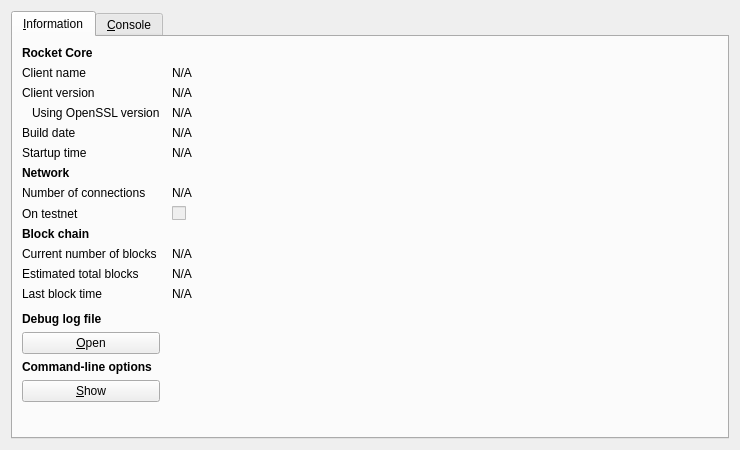
<?xml version="1.0" encoding="UTF-8"?>
<ui version="4.0">
 <class>RPCConsole</class>
 <widget class="QDialog" name="RPCConsole">
  <property name="geometry">
   <rect>
    <x>0</x>
    <y>0</y>
    <width>740</width>
    <height>450</height>
   </rect>
  </property>
  <property name="windowTitle">
   <string>Rocket - Debug window</string>
  </property>
  <layout class="QVBoxLayout" name="verticalLayout_2">
   <item>
    <widget class="QTabWidget" name="tabWidget">
     <property name="currentIndex">
      <number>0</number>
     </property>
     <widget class="QWidget" name="tab_info">
      <attribute name="title">
       <string>&amp;Information</string>
      </attribute>
      <layout class="QGridLayout" name="gridLayout" columnstretch="0,1">
       <property name="horizontalSpacing">
        <number>12</number>
       </property>
       <item row="0" column="0">
        <widget class="QLabel" name="label_9">
         <property name="font">
          <font>
           <weight>75</weight>
           <bold>true</bold>
          </font>
         </property>
         <property name="text">
          <string>Rocket Core</string>
         </property>
        </widget>
       </item>
       <item row="1" column="0">
        <widget class="QLabel" name="label_5">
         <property name="text">
          <string>Client name</string>
         </property>
        </widget>
       </item>
       <item row="1" column="1">
        <widget class="QLabel" name="clientName">
         <property name="cursor">
          <cursorShape>IBeamCursor</cursorShape>
         </property>
         <property name="text">
          <string>N/A</string>
         </property>
         <property name="textFormat">
          <enum>Qt::PlainText</enum>
         </property>
         <property name="textInteractionFlags">
          <set>Qt::LinksAccessibleByMouse|Qt::TextSelectableByKeyboard|Qt::TextSelectableByMouse</set>
         </property>
        </widget>
       </item>
       <item row="2" column="0">
        <widget class="QLabel" name="label_6">
         <property name="text">
          <string>Client version</string>
         </property>
        </widget>
       </item>
       <item row="2" column="1">
        <widget class="QLabel" name="clientVersion">
         <property name="cursor">
          <cursorShape>IBeamCursor</cursorShape>
         </property>
         <property name="text">
          <string>N/A</string>
         </property>
         <property name="textFormat">
          <enum>Qt::PlainText</enum>
         </property>
         <property name="textInteractionFlags">
          <set>Qt::LinksAccessibleByMouse|Qt::TextSelectableByKeyboard|Qt::TextSelectableByMouse</set>
         </property>
        </widget>
       </item>
       <item row="3" column="0">
        <widget class="QLabel" name="label_14">
         <property name="text">
          <string>Using OpenSSL version</string>
         </property>
         <property name="indent">
          <number>10</number>
         </property>
        </widget>
       </item>
       <item row="3" column="1">
        <widget class="QLabel" name="openSSLVersion">
         <property name="cursor">
          <cursorShape>IBeamCursor</cursorShape>
         </property>
         <property name="text">
          <string>N/A</string>
         </property>
         <property name="textFormat">
          <enum>Qt::PlainText</enum>
         </property>
         <property name="textInteractionFlags">
          <set>Qt::LinksAccessibleByMouse|Qt::TextSelectableByKeyboard|Qt::TextSelectableByMouse</set>
         </property>
        </widget>
       </item>
       <item row="4" column="0">
        <widget class="QLabel" name="label_12">
         <property name="text">
          <string>Build date</string>
         </property>
        </widget>
       </item>
       <item row="4" column="1">
        <widget class="QLabel" name="buildDate">
         <property name="cursor">
          <cursorShape>IBeamCursor</cursorShape>
         </property>
         <property name="text">
          <string>N/A</string>
         </property>
         <property name="textFormat">
          <enum>Qt::PlainText</enum>
         </property>
         <property name="textInteractionFlags">
          <set>Qt::LinksAccessibleByMouse|Qt::TextSelectableByKeyboard|Qt::TextSelectableByMouse</set>
         </property>
        </widget>
       </item>
       <item row="5" column="0">
        <widget class="QLabel" name="label_13">
         <property name="text">
          <string>Startup time</string>
         </property>
        </widget>
       </item>
       <item row="5" column="1">
        <widget class="QLabel" name="startupTime">
         <property name="cursor">
          <cursorShape>IBeamCursor</cursorShape>
         </property>
         <property name="text">
          <string>N/A</string>
         </property>
         <property name="textFormat">
          <enum>Qt::PlainText</enum>
         </property>
         <property name="textInteractionFlags">
          <set>Qt::LinksAccessibleByMouse|Qt::TextSelectableByKeyboard|Qt::TextSelectableByMouse</set>
         </property>
        </widget>
       </item>
       <item row="6" column="0">
        <widget class="QLabel" name="label_11">
         <property name="font">
          <font>
           <weight>75</weight>
           <bold>true</bold>
          </font>
         </property>
         <property name="text">
          <string>Network</string>
         </property>
        </widget>
       </item>
       <item row="7" column="0">
        <widget class="QLabel" name="label_7">
         <property name="text">
          <string>Number of connections</string>
         </property>
        </widget>
       </item>
       <item row="7" column="1">
        <widget class="QLabel" name="numberOfConnections">
         <property name="cursor">
          <cursorShape>IBeamCursor</cursorShape>
         </property>
         <property name="text">
          <string>N/A</string>
         </property>
         <property name="textFormat">
          <enum>Qt::PlainText</enum>
         </property>
         <property name="textInteractionFlags">
          <set>Qt::LinksAccessibleByMouse|Qt::TextSelectableByKeyboard|Qt::TextSelectableByMouse</set>
         </property>
        </widget>
       </item>
       <item row="8" column="0">
        <widget class="QLabel" name="label_8">
         <property name="text">
          <string>On testnet</string>
         </property>
        </widget>
       </item>
       <item row="8" column="1">
        <widget class="QCheckBox" name="isTestNet">
         <property name="enabled">
          <bool>false</bool>
         </property>
         <property name="text">
          <string/>
         </property>
        </widget>
       </item>
       <item row="9" column="0">
        <widget class="QLabel" name="label_10">
         <property name="font">
          <font>
           <weight>75</weight>
           <bold>true</bold>
          </font>
         </property>
         <property name="text">
          <string>Block chain</string>
         </property>
        </widget>
       </item>
       <item row="10" column="0">
        <widget class="QLabel" name="label_3">
         <property name="text">
          <string>Current number of blocks</string>
         </property>
        </widget>
       </item>
       <item row="10" column="1">
        <widget class="QLabel" name="numberOfBlocks">
         <property name="cursor">
          <cursorShape>IBeamCursor</cursorShape>
         </property>
         <property name="text">
          <string>N/A</string>
         </property>
         <property name="textFormat">
          <enum>Qt::PlainText</enum>
         </property>
         <property name="textInteractionFlags">
          <set>Qt::LinksAccessibleByMouse|Qt::TextSelectableByKeyboard|Qt::TextSelectableByMouse</set>
         </property>
        </widget>
       </item>
       <item row="11" column="0">
        <widget class="QLabel" name="label_4">
         <property name="text">
          <string>Estimated total blocks</string>
         </property>
        </widget>
       </item>
       <item row="11" column="1">
        <widget class="QLabel" name="totalBlocks">
         <property name="cursor">
          <cursorShape>IBeamCursor</cursorShape>
         </property>
         <property name="text">
          <string>N/A</string>
         </property>
         <property name="textFormat">
          <enum>Qt::PlainText</enum>
         </property>
         <property name="textInteractionFlags">
          <set>Qt::LinksAccessibleByMouse|Qt::TextSelectableByKeyboard|Qt::TextSelectableByMouse</set>
         </property>
        </widget>
       </item>
       <item row="12" column="0">
        <widget class="QLabel" name="label_2">
         <property name="text">
          <string>Last block time</string>
         </property>
        </widget>
       </item>
       <item row="12" column="1">
        <widget class="QLabel" name="lastBlockTime">
         <property name="cursor">
          <cursorShape>IBeamCursor</cursorShape>
         </property>
         <property name="text">
          <string>N/A</string>
         </property>
         <property name="textFormat">
          <enum>Qt::PlainText</enum>
         </property>
         <property name="textInteractionFlags">
          <set>Qt::LinksAccessibleByMouse|Qt::TextSelectableByKeyboard|Qt::TextSelectableByMouse</set>
         </property>
        </widget>
       </item>
       <item row="13" column="0">
        <spacer name="verticalSpacer_2">
         <property name="orientation">
          <enum>Qt::Vertical</enum>
         </property>
         <property name="sizeHint" stdset="0">
          <size>
           <width>20</width>
           <height>20</height>
          </size>
         </property>
        </spacer>
       </item>
       <item row="14" column="0">
        <widget class="QLabel" name="labelDebugLogfile">
         <property name="font">
          <font>
           <weight>75</weight>
           <bold>true</bold>
          </font>
         </property>
         <property name="text">
          <string>Debug log file</string>
         </property>
        </widget>
       </item>
       <item row="15" column="0">
        <widget class="QPushButton" name="openDebugLogfileButton">
         <property name="toolTip">
          <string>Open the Rocket debug log file from the current data directory. This can take a few seconds for large log files.</string>
         </property>
         <property name="text">
          <string>&amp;Open</string>
         </property>
         <property name="autoDefault">
          <bool>false</bool>
         </property>
        </widget>
       </item>
       <item row="16" column="0">
        <widget class="QLabel" name="labelCLOptions">
         <property name="font">
          <font>
           <weight>75</weight>
           <bold>true</bold>
          </font>
         </property>
         <property name="text">
          <string>Command-line options</string>
         </property>
        </widget>
       </item>
       <item row="17" column="0">
        <widget class="QPushButton" name="showCLOptionsButton">
         <property name="toolTip">
          <string>Show the Rocket-Qt help message to get a list with possible Rocket command-line options.</string>
         </property>
         <property name="text">
          <string>&amp;Show</string>
         </property>
         <property name="autoDefault">
          <bool>false</bool>
         </property>
        </widget>
       </item>
       <item row="18" column="0">
        <spacer name="verticalSpacer">
         <property name="orientation">
          <enum>Qt::Vertical</enum>
         </property>
         <property name="sizeHint" stdset="0">
          <size>
           <width>20</width>
           <height>40</height>
          </size>
         </property>
        </spacer>
       </item>
      </layout>
     </widget>
     <widget class="QWidget" name="tab_console">
      <attribute name="title">
       <string>&amp;Console</string>
      </attribute>
      <layout class="QVBoxLayout" name="verticalLayout_3">
       <property name="spacing">
        <number>3</number>
       </property>
       <item>
        <widget class="QTextEdit" name="messagesWidget">
         <property name="minimumSize">
          <size>
           <width>0</width>
           <height>100</height>
          </size>
         </property>
         <property name="readOnly">
          <bool>true</bool>
         </property>
         <property name="tabKeyNavigation" stdset="0">
          <bool>false</bool>
         </property>
         <property name="columnCount" stdset="0">
          <number>2</number>
         </property>
        </widget>
       </item>
       <item>
        <layout class="QHBoxLayout" name="horizontalLayout">
         <property name="spacing">
          <number>3</number>
         </property>
         <item>
          <widget class="QLabel" name="label">
           <property name="text">
            <string notr="true">&gt;</string>
           </property>
          </widget>
         </item>
         <item>
          <widget class="QLineEdit" name="lineEdit"/>
         </item>
         <item>
          <widget class="QPushButton" name="clearButton">
           <property name="maximumSize">
            <size>
             <width>24</width>
             <height>24</height>
            </size>
           </property>
           <property name="toolTip">
            <string>Clear console</string>
           </property>
           <property name="text">
            <string/>
           </property>
           <property name="icon">
            <iconset resource="../bitcoin.qrc">
             <normaloff>:/icons/remove</normaloff>:/icons/remove</iconset>
           </property>
           <property name="shortcut">
            <string notr="true">Ctrl+L</string>
           </property>
           <property name="autoDefault">
            <bool>false</bool>
           </property>
          </widget>
         </item>
        </layout>
       </item>
      </layout>
     </widget>
    </widget>
   </item>
  </layout>
 </widget>
 <resources>
  <include location="../bitcoin.qrc"/>
 </resources>
 <connections/>
</ui>
